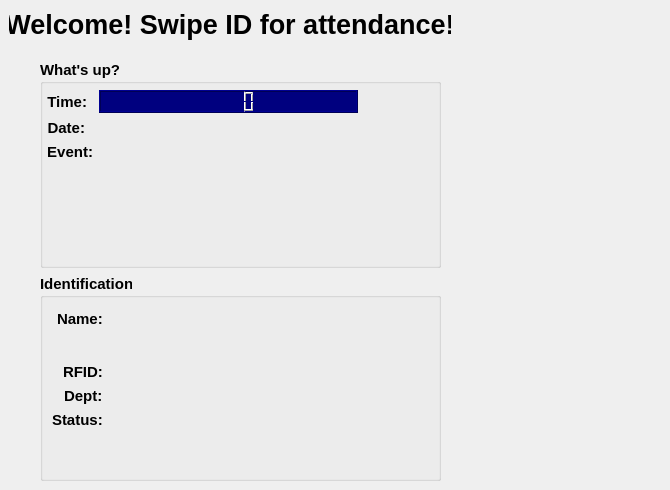
      <widget class="QWidget" name="tab_attendance">
       <attribute name="title">
        <string>Attendance</string>
       </attribute>
       <widget class="QLabel" name="label_4">
        <property name="geometry">
         <rect>
          <x>9</x>
          <y>9</y>
          <width>442</width>
          <height>31</height>
         </rect>
        </property>
        <property name="sizePolicy">
         <sizepolicy hsizetype="Preferred" vsizetype="Fixed">
          <horstretch>0</horstretch>
          <verstretch>0</verstretch>
         </sizepolicy>
        </property>
        <property name="font">
         <font>
          <pointsize>20</pointsize>
          <weight>75</weight>
          <bold>true</bold>
         </font>
        </property>
        <property name="text">
         <string>Welcome! Swipe ID for attendance!</string>
        </property>
        <property name="alignment">
         <set>Qt::AlignCenter</set>
        </property>
       </widget>
       <widget class="QWidget" name="verticalLayoutWidget_2">
        <property name="geometry">
         <rect>
          <x>40</x>
          <y>60</y>
          <width>401</width>
          <height>421</height>
         </rect>
        </property>
        <layout class="QVBoxLayout" name="verticalLayout_4">
         <item>
          <widget class="QGroupBox" name="groupBox_4">
           <property name="sizePolicy">
            <sizepolicy hsizetype="Preferred" vsizetype="Preferred">
             <horstretch>0</horstretch>
             <verstretch>0</verstretch>
            </sizepolicy>
           </property>
           <property name="minimumSize">
            <size>
             <width>0</width>
             <height>0</height>
            </size>
           </property>
           <property name="font">
            <font>
             <pointsize>11</pointsize>
             <weight>75</weight>
             <bold>true</bold>
            </font>
           </property>
           <property name="title">
            <string>What's up?</string>
           </property>
           <property name="checkable">
            <bool>false</bool>
           </property>
           <widget class="QWidget" name="layoutWidget">
            <property name="geometry">
             <rect>
              <x>7</x>
              <y>30</y>
              <width>311</width>
              <height>171</height>
             </rect>
            </property>
            <layout class="QFormLayout" name="formLayout_2">
             <item row="0" column="0">
              <widget class="QLabel" name="label_static_time">
               <property name="font">
                <font>
                 <pointsize>11</pointsize>
                 <weight>75</weight>
                 <bold>true</bold>
                </font>
               </property>
               <property name="text">
                <string>Time:</string>
               </property>
               <property name="alignment">
                <set>Qt::AlignRight|Qt::AlignTrailing|Qt::AlignVCenter</set>
               </property>
              </widget>
             </item>
             <item row="0" column="1">
              <widget class="QLCDNumber" name="lcdNumber_time">
               <property name="minimumSize">
                <size>
                 <width>0</width>
                 <height>0</height>
                </size>
               </property>
               <property name="font">
                <font>
                 <pointsize>16</pointsize>
                </font>
               </property>
               <property name="styleSheet">
                <string notr="true">QLCDNumber{
    color:rgb(255, 255, 255);
    background-color: rgb(0, 0, 127);
}</string>
               </property>
              </widget>
             </item>
             <item row="1" column="0">
              <widget class="QLabel" name="label_static_date">
               <property name="font">
                <font>
                 <pointsize>11</pointsize>
                 <weight>75</weight>
                 <bold>true</bold>
                </font>
               </property>
               <property name="text">
                <string>Date:</string>
               </property>
               <property name="alignment">
                <set>Qt::AlignRight|Qt::AlignTrailing|Qt::AlignVCenter</set>
               </property>
              </widget>
             </item>
             <item row="1" column="1">
              <widget class="QLabel" name="label_dynamic_date">
               <property name="font">
                <font>
                 <pointsize>11</pointsize>
                 <weight>50</weight>
                 <bold>false</bold>
                </font>
               </property>
               <property name="text">
                <string/>
               </property>
              </widget>
             </item>
             <item row="2" column="0">
              <widget class="QLabel" name="label_static_event">
               <property name="font">
                <font>
                 <pointsize>11</pointsize>
                 <weight>75</weight>
                 <bold>true</bold>
                </font>
               </property>
               <property name="text">
                <string>Event:</string>
               </property>
               <property name="alignment">
                <set>Qt::AlignRight|Qt::AlignTrailing|Qt::AlignVCenter</set>
               </property>
              </widget>
             </item>
             <item row="2" column="1">
              <widget class="QLabel" name="label_dynamic_event">
               <property name="sizePolicy">
                <sizepolicy hsizetype="Preferred" vsizetype="Preferred">
                 <horstretch>0</horstretch>
                 <verstretch>0</verstretch>
                </sizepolicy>
               </property>
               <property name="minimumSize">
                <size>
                 <width>0</width>
                 <height>0</height>
                </size>
               </property>
               <property name="font">
                <font>
                 <pointsize>11</pointsize>
                 <weight>50</weight>
                 <bold>false</bold>
                </font>
               </property>
               <property name="styleSheet">
                <string notr="true">qproperty-alignment: 'AlignVCenter | AlignLeft';</string>
               </property>
               <property name="text">
                <string/>
               </property>
               <property name="wordWrap">
                <bool>true</bool>
               </property>
              </widget>
             </item>
            </layout>
           </widget>
          </widget>
         </item>
         <item>
          <widget class="QGroupBox" name="groupBox_2">
           <property name="font">
            <font>
             <pointsize>11</pointsize>
             <weight>75</weight>
             <bold>true</bold>
            </font>
           </property>
           <property name="cursor">
            <cursorShape>ArrowCursor</cursorShape>
           </property>
           <property name="title">
            <string>Identification</string>
           </property>
           <layout class="QGridLayout" name="gridLayout_20">
            <item row="0" column="0">
             <layout class="QFormLayout" name="formLayout">
              <property name="fieldGrowthPolicy">
               <enum>QFormLayout::AllNonFixedFieldsGrow</enum>
              </property>
              <property name="labelAlignment">
               <set>Qt::AlignRight|Qt::AlignTrailing|Qt::AlignVCenter</set>
              </property>
              <item row="0" column="0">
               <widget class="QLabel" name="label_static_name">
                <property name="font">
                 <font>
                  <pointsize>11</pointsize>
                  <weight>75</weight>
                  <bold>true</bold>
                 </font>
                </property>
                <property name="text">
                 <string>Name:</string>
                </property>
               </widget>
              </item>
              <item row="0" column="1">
               <widget class="QLabel" name="label_dynamic_name">
                <property name="font">
                 <font>
                  <pointsize>16</pointsize>
                  <weight>50</weight>
                  <bold>false</bold>
                 </font>
                </property>
                <property name="cursor">
                 <cursorShape>IBeamCursor</cursorShape>
                </property>
                <property name="text">
                 <string/>
                </property>
                <property name="textInteractionFlags">
                 <set>Qt::LinksAccessibleByMouse|Qt::TextSelectableByMouse</set>
                </property>
               </widget>
              </item>
              <item row="1" column="0">
               <widget class="QLabel" name="label_static_dummy">
                <property name="text">
                 <string/>
                </property>
               </widget>
              </item>
              <item row="1" column="1">
               <widget class="QLabel" name="label_dynamic_engname">
                <property name="font">
                 <font>
                  <pointsize>13</pointsize>
                  <weight>50</weight>
                  <bold>false</bold>
                 </font>
                </property>
                <property name="text">
                 <string/>
                </property>
                <property name="wordWrap">
                 <bool>true</bool>
                </property>
               </widget>
              </item>
              <item row="2" column="0">
               <widget class="QLabel" name="label_static_rfid">
                <property name="font">
                 <font>
                  <pointsize>11</pointsize>
                  <weight>75</weight>
                  <bold>true</bold>
                 </font>
                </property>
                <property name="text">
                 <string>RFID:</string>
                </property>
               </widget>
              </item>
              <item row="2" column="1">
               <widget class="QLabel" name="label_dynamic_rfid">
                <property name="font">
                 <font>
                  <pointsize>11</pointsize>
                  <weight>50</weight>
                  <bold>false</bold>
                 </font>
                </property>
                <property name="cursor">
                 <cursorShape>IBeamCursor</cursorShape>
                </property>
                <property name="text">
                 <string/>
                </property>
                <property name="textInteractionFlags">
                 <set>Qt::LinksAccessibleByMouse|Qt::TextSelectableByMouse</set>
                </property>
               </widget>
              </item>
              <item row="3" column="0">
               <widget class="QLabel" name="label_static_dept">
                <property name="font">
                 <font>
                  <pointsize>11</pointsize>
                  <weight>75</weight>
                  <bold>true</bold>
                 </font>
                </property>
                <property name="text">
                 <string>Dept:</string>
                </property>
               </widget>
              </item>
              <item row="3" column="1">
               <widget class="QLabel" name="label_dynamic_dept">
                <property name="font">
                 <font>
                  <pointsize>11</pointsize>
                  <weight>50</weight>
                  <bold>false</bold>
                 </font>
                </property>
                <property name="text">
                 <string/>
                </property>
               </widget>
              </item>
              <item row="4" column="0">
               <widget class="QLabel" name="label_static_status">
                <property name="font">
                 <font>
                  <pointsize>11</pointsize>
                  <weight>75</weight>
                  <bold>true</bold>
                 </font>
                </property>
                <property name="text">
                 <string>Status:</string>
                </property>
               </widget>
              </item>
              <item row="4" column="1">
               <widget class="QLabel" name="label_dynamic_status">
                <property name="font">
                 <font>
                  <pointsize>11</pointsize>
                  <weight>50</weight>
                  <bold>false</bold>
                 </font>
                </property>
                <property name="cursor">
                 <cursorShape>IBeamCursor</cursorShape>
                </property>
                <property name="text">
                 <string/>
                </property>
                <property name="scaledContents">
                 <bool>false</bool>
                </property>
                <property name="wordWrap">
                 <bool>true</bool>
                </property>
                <property name="textInteractionFlags">
                 <set>Qt::LinksAccessibleByMouse|Qt::TextSelectableByMouse</set>
                </property>
               </widget>
              </item>
             </layout>
            </item>
           </layout>
          </widget>
         </item>
        </layout>
       </widget>
       <widget class="QLabel" name="label_picture">
        <property name="geometry">
         <rect>
          <x>450</x>
          <y>280</y>
          <width>211</width>
          <height>191</height>
         </rect>
        </property>
        <property name="minimumSize">
         <size>
          <width>160</width>
          <height>160</height>
         </size>
        </property>
        <property name="text">
         <string/>
        </property>
        <property name="pixmap">
         <pixmap>../unknown_profile.png</pixmap>
        </property>
       </widget>
      </widget>
